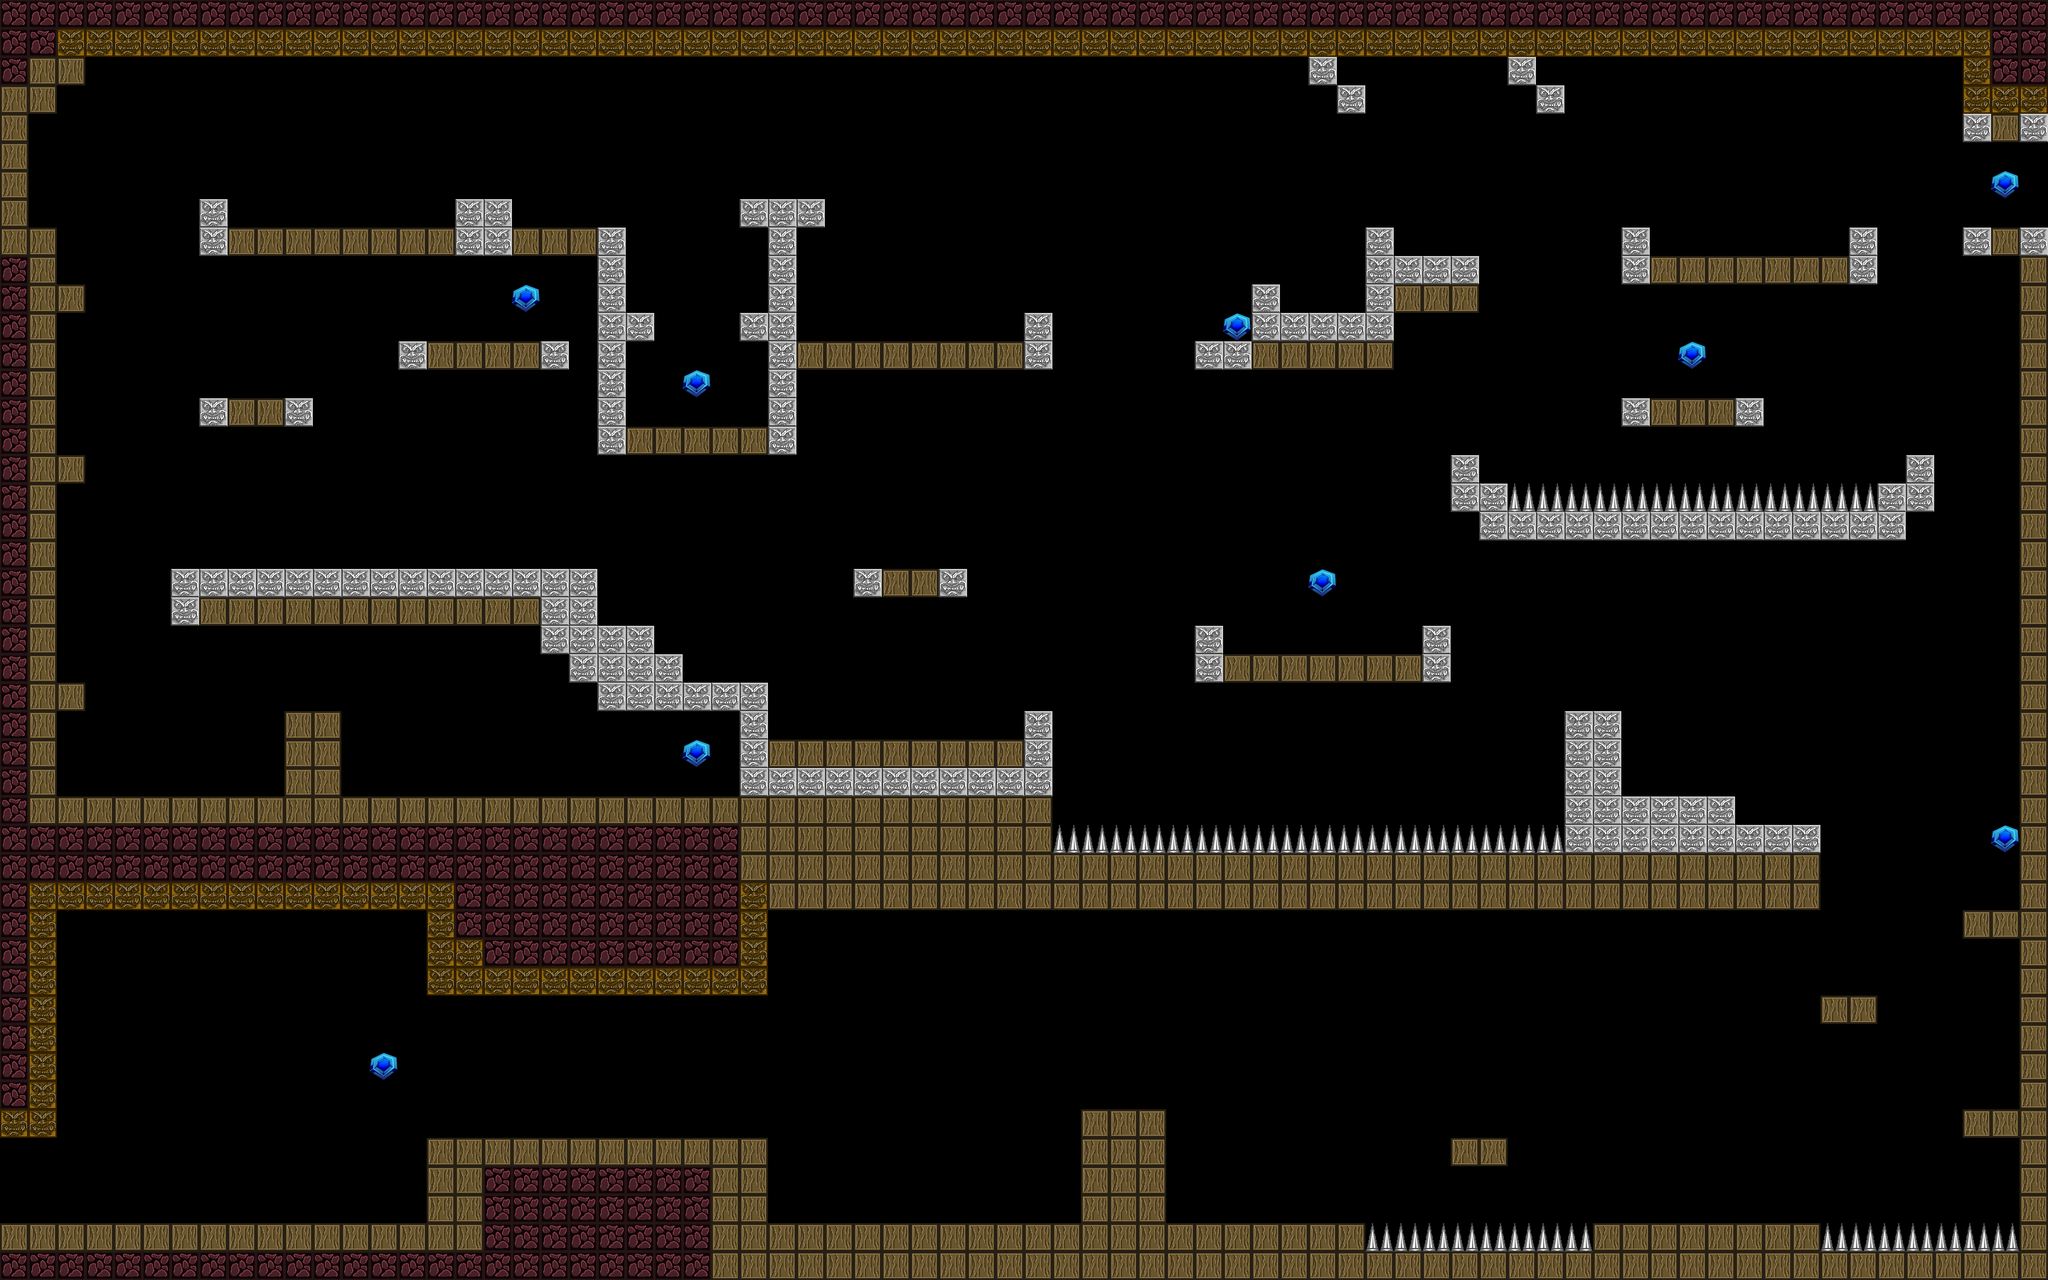

This is a level from a 2D game, rendered from its Tiled map with the project's own tilesets. A one-line summary and the map file follow, with tile-layer data summarised:
An orthogonal 72x45 tile map with 40x40 px tiles, 3 tile layers (layer, spines, items), 2 tilesets.

<map version="1.0" orientation="orthogonal" width="72" height="45" tilewidth="40" tileheight="40">
 <tileset firstgid="1" name="background" tilewidth="40" tileheight="40">
  <image source="../sprites/tileset.png" width="400" height="40" />
 </tileset>
 <tileset firstgid="11" name="tiles3" tilewidth="40" tileheight="40">
  <image source="../sprites/tiles3.png" width="200" height="40" />
 </tileset>
 <layer name="layer" width="72" height="45">
  <data>[3240 cells, 925 non-empty, 8 distinct tile ids]</data>
 </layer>
 <layer name="spines" width="72" height="45">
  <data>[3240 cells, 544 non-empty, 5 distinct tile ids]</data>
 </layer>
 <layer name="items" width="72" height="45">
  <data>[3240 cells, 9 non-empty, 1 distinct tile ids]</data>
 </layer>
</map>
